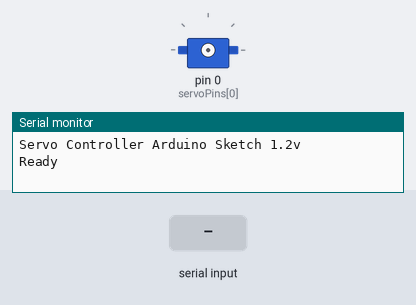
This sketch was run on a simulated Arduino Uno, built with avr-gcc and run on an emulated ATmega328P. Shown: servo, the last lines printed to the serial monitor. The test bench sets the inputs (shaded band).

Above: at 1.2 s.
1.3 s: "90,45\n" received over Serial
2.8 s: "30,150\n" received over Serial
At 6.7 s:
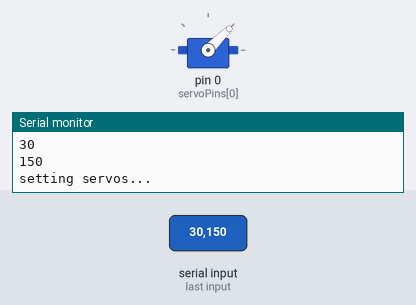
At 8.2 s:
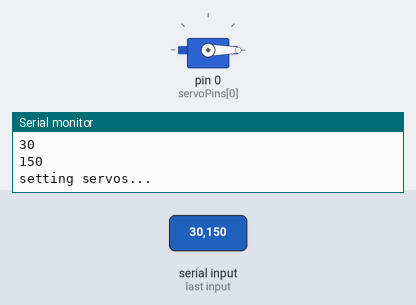
Timing chart, 0 to 11.3 s (numbered marks = the images above; inputs shaded):
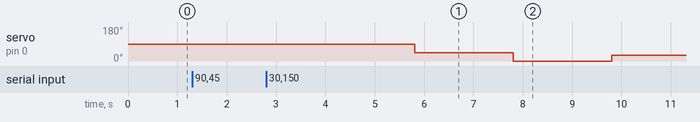

The sketch:

Arduino_Servo_Controller_example.ino
```cpp
//##########################################################################

int serialBound = 9600;
int servoPins[5] = {0,0,0,0,0}; //Note Pin 1 does not work on the Arduino UNO

//##########################################################################

#include <Servo.h>
Servo usedServo;
int dataIndex = 0;
int savedAngles[5];

void setup() {
  Serial.begin(serialBound);
  Serial.println("Servo Controller Arduino Sketch 1.2v");
  Serial.println("Ready");
}

void loop() {
  ServoControllerMain();

  //Your Code:


  //
}

void ServoControllerMain(){
    if(Serial.available() != 0){
    savedAngles[dataIndex] = Serial.parseInt();
    Serial.println(savedAngles[dataIndex]);
    dataIndex++;

    if(dataIndex == 5){
       dataIndex = 0;

       Serial.println("setting servos...");
       for(int i = 0; i != 4; i++){
        usedServo.attach(servoPins[i]);
        delay(1000);
        usedServo.write(savedAngles[i]);
        delay(1000);
       }
       Serial.flush();
    }
  }
}
```

Measured:
- after the input at 2.8 s, servo on pin 0 (servoPins[0]): 90° → 45° after 3.0 s, → 0° 2.0 s later, → 30° 2.0 s later
